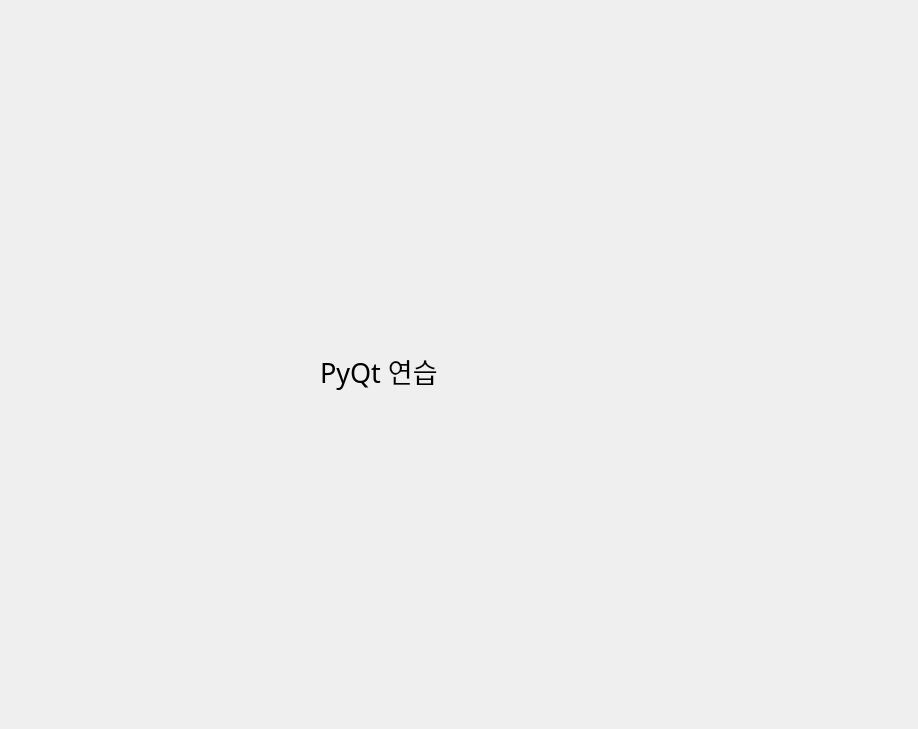
<?xml version="1.0" encoding="UTF-8"?>
<ui version="4.0">
 <class>Dialog</class>
 <widget class="QDialog" name="Dialog">
  <property name="geometry">
   <rect>
    <x>0</x>
    <y>0</y>
    <width>918</width>
    <height>729</height>
   </rect>
  </property>
  <property name="windowTitle">
   <string>Dialog</string>
  </property>
  <widget class="QLabel" name="label">
   <property name="geometry">
    <rect>
     <x>320</x>
     <y>310</y>
     <width>141</width>
     <height>121</height>
    </rect>
   </property>
   <property name="font">
    <font>
     <family>맑은 고딕</family>
     <pointsize>20</pointsize>
    </font>
   </property>
   <property name="text">
    <string>PyQt 연습</string>
   </property>
  </widget>
 </widget>
 <resources/>
 <connections/>
</ui>
